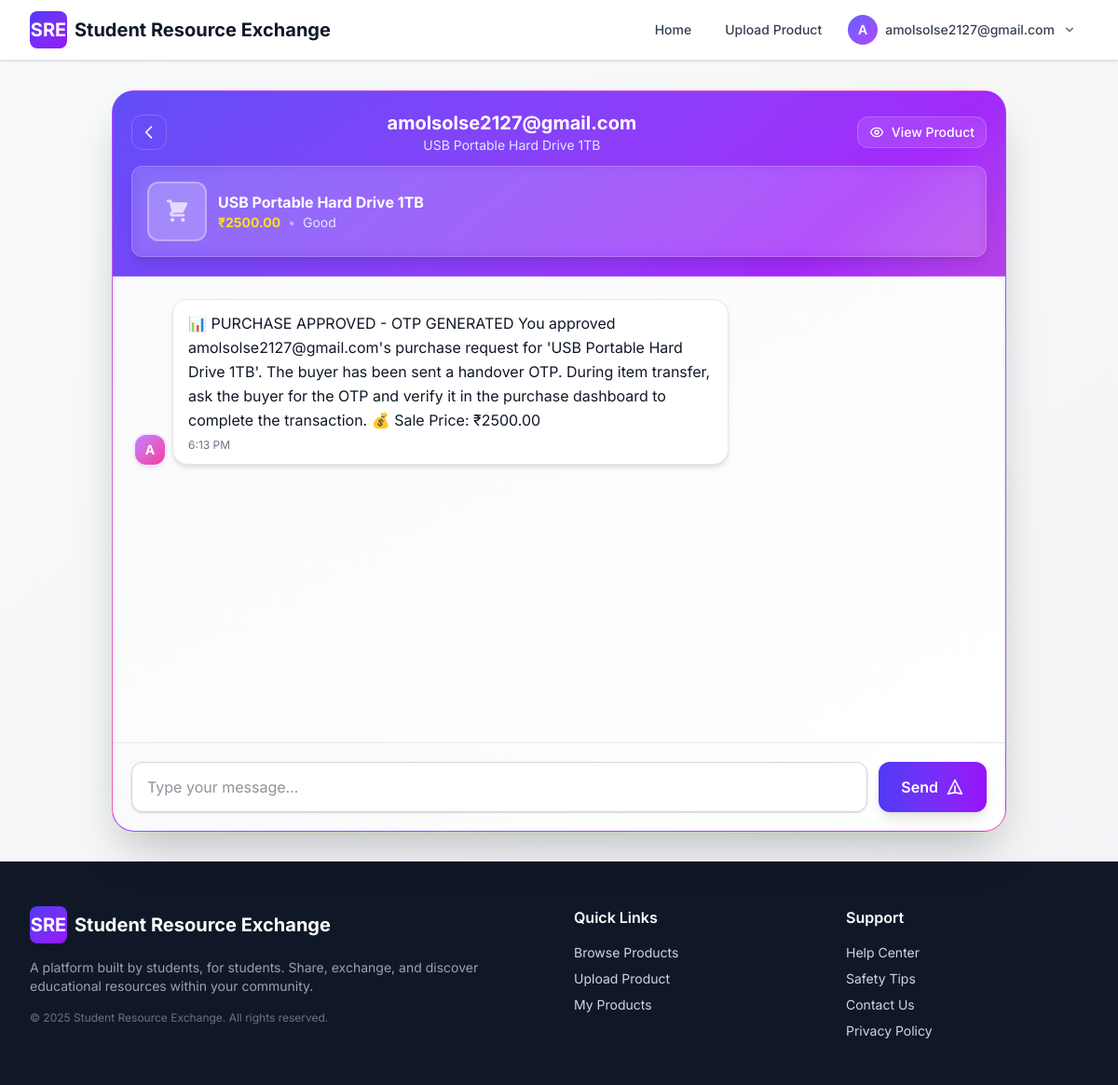
The page /chat/conversation/35/ (signed in) on the database its author committed.
### registration/models.py (models this page shows, shortened)
class User(models.Model):
    id = models.AutoField(primary_key=True)
    email = models.EmailField(unique=True, db_index=True, max_length=255)
    password_hash = models.CharField(max_length=128)
    college_id = models.CharField(max_length=100)
    name = models.CharField(max_length=255, blank=True, null=True)
    college_name = models.CharField(max_length=255, blank=True, null=True)
    university_name = models.CharField(max_length=255, blank=True, null=True)
    rating = models.IntegerField(default=0)
    email_verified = models.BooleanField(default=False)
    is_admin = models.BooleanField(default=False)
    address_line1 = models.CharField(max_length=255, blank=True, null=True)
    address_line2 = models.CharField(max_length=255, blank=True, null=True)
    city = models.CharField(max_length=100, blank=True, null=True)
    state_province = models.CharField(max_length=100, blank=True, null=True)
    zip_postal_code = models.CharField(max_length=20, blank=True, null=True)
    country = models.CharField(max_length=100, blank=True, null=True)
    latitude = models.DecimalField(
        max_digits=9,
        decimal_places=6,
        blank=True,
        null=True,
        validators=[MinValueValidator(-90), MaxValueValidator(90)],
        help_text="Latitude coordinate"
    )
    longitude = models.DecimalField(
        max_digits=9,
        decimal_places=6,
        blank=True,
        null=True,
        validators=[MinValueValidator(-180), MaxValueValidator(180)],
        help_text="Longitude coordinate"
    )
    share_precise_location = models.BooleanField(
        default=False,
        help_text="Share exact location with approved requesters"
    )
    created_at = models.DateTimeField(auto_now_add=True)
    updated_at = models.DateTimeField(auto_now=True)
    class Meta:
        db_table = 'user'
        ordering = ['-created_at']
        indexes = [
            models.Index(fields=['latitude', 'longitude']),
        ]

### products/models.py (models this page shows, shortened)
class Product(models.Model):
    CATEGORY_CHOICES = [
        ('books', 'Books'),
        ('notes', 'Notes'),
        ('electronics', 'Electronics'),
        ('stationery', 'Stationery'),
        ('lab_equipment', 'Lab Equipment'),
        ('other', 'Other'),
    ]
    CONDITION_CHOICES = [
        ('new', 'New'),
        ('like_new', 'Like New'),
        ('good', 'Good'),
        ('fair', 'Fair'),
        ('poor', 'Poor'),
    ]
    LISTING_TYPE_CHOICES = [
        ('sell', 'For Sale'),
        ('lend', 'For Lending'),
        ('both', 'Sale or Lend'),
    ]
    title = models.CharField(max_length=255, help_text="Product name or title")
    description = models.TextField(help_text="Detailed description of the product")
    category = models.CharField(max_length=50, choices=CATEGORY_CHOICES, default='other')
    condition = models.CharField(max_length=20, choices=CONDITION_CHOICES, default='good')
    listing_type = models.CharField(
        max_length=10,
        choices=LISTING_TYPE_CHOICES,
        default='sell',
        help_text="Whether this item is for sale, lending, or both"
    )
    price = models.DecimalField(
        max_digits=10,
        decimal_places=2,
        validators=[MinValueValidator(0.01)],
        help_text="Price in INR (₹) - for selling",
        blank=True,
        null=True
    )
    borrow_price_per_day = models.DecimalField(
        max_digits=10,
        decimal_places=2,
        validators=[MinValueValidator(0.01)],
        help_text="Daily rental price in INR (₹)",
        blank=True,
        null=True
    )
    borrow_deposit = models.DecimalField(
        max_digits=10,
        decimal_places=2,
        validators=[MinValueValidator(0)],
        help_text="Refundable deposit amount in INR (₹)",
        blank=True,
        null=True,
        default=0
    )
    max_borrow_days = models.IntegerField(
        default=30,
        validators=[MinValueValidator(1)],
        help_text="Maximum number of days item can be borrowed"
    )
    is_currently_borrowed = models.BooleanField(
        default=False,
        help_text="Is this item currently borrowed by someone?"
    )
    image1 = models.ImageField(
        upload_to=product_image_upload_path,
        blank=True,
        null=True,
        help_text="Primary product image (required)"
    )
    image2 = models.ImageField(
        upload_to=product_image_upload_path,
        blank=True,
        null=True,
        help_text="Additional image (optional)"
    )
    image3 = models.ImageField(
        upload_to=product_image_upload_path,
        blank=True,
        null=True,
        help_text="Additional image (optional)"
    )
    image4 = models.ImageField(
        upload_to=product_image_upload_path,
        blank=True,
        null=True,
        help_text="Additional image (optional)"
    )
    image5 = models.ImageField(
        upload_to=product_image_upload_path,
        blank=True,
        null=True,
        help_text="Additional image (optional)"
    )
    seller = models.ForeignKey(User, on_delete=models.CASCADE, related_name='products')
    is_available = models.BooleanField(default=True, help_text="Is this product still available?")
    views = models.IntegerField(default=0, editable=False)
    created_at = models.DateTimeField(auto_now_add=True)
    updated_at = models.DateTimeField(auto_now=True)
    class Meta:
        db_table = 'products'
        ordering = ['-created_at']
        verbose_name = 'Product'
        verbose_name_plural = 'Products'

### chat/models.py (models this page shows, shortened)
class Message(models.Model):
    MESSAGE_TYPE_CHOICES = [
        ('regular', 'Regular Message'),
        ('otp_handover', 'Handover OTP'),
        ('otp_return', 'Return OTP'),
        ('system', 'System Notification'),
    ]
    conversation = models.ForeignKey(
        Conversation,
        on_delete=models.CASCADE,
        related_name='messages',
        help_text="The conversation this message belongs to"
    )
    sender = models.ForeignKey(
        User,
        on_delete=models.CASCADE,
        related_name='sent_messages',
        help_text="User who sent the message"
    )
    content = models.TextField(help_text="Message content")
    is_read = models.BooleanField(default=False, help_text="Whether the message has been read")
    is_system_message = models.BooleanField(
        default=False,
        help_text="Whether this is a system-generated message (e.g., OTP)"
    )
    message_type = models.CharField(
        max_length=20,
        choices=MESSAGE_TYPE_CHOICES,
        default='regular',
        help_text="Type of message"
    )
    recipient = models.ForeignKey(
        User,
        on_delete=models.SET_NULL,
        null=True,
        blank=True,
        related_name='received_messages',
        help_text="Intended recipient for system messages (optional)"
    )
    created_at = models.DateTimeField(auto_now_add=True)
    class Meta:
        db_table = 'chat_message'
        ordering = ['created_at']
        indexes = [
            models.Index(fields=['conversation', 'created_at']),
            models.Index(fields=['sender', 'created_at']),
        ]

### chat/views.py (the view)
# urls.py: path('conversation/<int:conversation_id>/', views.chat_detail, name='chat_detail'),
def chat_detail(request, conversation_id):
    if 'user_id' not in request.session:
        return redirect('login:login')
    user_id = request.session['user_id']
    user = get_object_or_404(User, id=user_id)
    conversation = get_object_or_404(
        Conversation.objects.select_related('buyer', 'seller', 'product'),
        id=conversation_id
    )
    if conversation.buyer.id != user.id and conversation.seller.id != user.id:
        return redirect('chat:conversation_list')
    updated_count = Message.objects.filter(
        conversation=conversation
    ).exclude(sender=user).filter(is_read=False).update(is_read=True)
    if updated_count > 0:
        cache_key = f'unread_message_count_{user.id}'
        cache.delete(cache_key)
    messages = conversation.messages.select_related('sender').order_by('created_at')
    last_message_id = messages.last().id if messages.exists() else 0
    other_user = conversation.seller if conversation.buyer.id == user.id else conversation.buyer
    context = {
        'conversation': conversation,
        'messages': messages,
        'user': user,
        'other_user': other_user,
        'product': conversation.product,
        'last_message_id': last_message_id,
    }
    return render(request, 'chat/chat_detail.html', context)

### chat/templates/chat/chat_detail.html (shortened to what this page needs)
{% extends 'base.html' %}
{% block content %}
<div class="min-h-screen bg-gradient-to-br from-gray-50 to-gray-100 py-3 sm:py-6 md:py-8">
    <div class="max-w-5xl mx-auto px-2 sm:px-4 lg:px-8">
        <div class="bg-gradient-to-br from-indigo-600 via-purple-600 to-pink-500 rounded-2xl sm:rounded-3xl shadow-2xl overflow-hidden backdrop-blur-sm border border-white/20">
            <div class="bg-white/10 backdrop-blur-md border-b border-white/20 p-3 sm:p-4 md:p-5">
                <div class="flex items-center justify-between gap-2 sm:gap-3">
                    <a href="{% url 'chat:conversation_list' %}"
                       class="p-1.5 sm:p-2 hover:bg-white/10 rounded-xl transition-all border border-white/20 flex-shrink-0">
                        <svg class="w-4 h-4 sm:w-5 sm:h-5 text-white" fill="none" stroke="currentColor" viewBox="0 0 24 24">
                            <path stroke-linecap="round" stroke-linejoin="round" stroke-width="2" d="M15 19l-7-7 7-7"/>
                        </svg>
                    </a>
                    <div class="flex-1 min-w-0 text-center">
                        <h2 class="text-base sm:text-lg md:text-xl font-bold text-white truncate">
                            {{ other_user.name|default:other_user.email }}
                        </h2>
                        <p class="text-xs sm:text-sm text-indigo-100">{{ product.title }}</p>
                    </div>
                    <a href="{% url 'products:product_detail' product.id %}"
                       class="hidden sm:flex items-center gap-2 px-3 py-1.5 bg-white/10 hover:bg-white/20 rounded-xl transition-all border border-white/20 text-white text-sm font-medium">
                        <span>View Product</span>
                    </a>
                </div>
                <div class="mt-3 p-3 sm:p-4 bg-white/10 backdrop-blur-sm rounded-xl border border-white/20 shadow-lg">
                    <div class="flex items-center gap-2 sm:gap-3">
                        {% if product.image1 %}
                        <img src="{{ product.image1.url }}" alt="{{ product.title }}"
                             class="w-12 h-12 sm:w-14 sm:h-14 md:w-16 md:h-16 object-cover rounded-xl border-2 border-white/30 shadow-md">
                        {% else %}
                        <div class="w-12 h-12 sm:w-14 sm:h-14 md:w-16 md:h-16 bg-white/20 rounded-xl flex items-center justify-center border-2 border-white/30">
                        </div>
                        {% endif %}
                        <div class="flex-1 min-w-0">
                            <h3 class="font-bold text-white truncate text-sm sm:text-base">{{ product.title }}</h3>
                            <div class="flex items-center gap-2 text-xs sm:text-sm">
                                {% if product.price %}
                                    <span class="font-bold text-yellow-300">₹{{ product.price }}</span>
                                {% elif product.borrow_price_per_day %}
                                    <span class="font-bold text-green-300">₹{{ product.borrow_price_per_day }}/day</span>
                                {% else %}
                                    <span class="text-white/50">-</span>
                                {% endif %}
                                <span class="text-white/50">•</span>
                                <span class="text-indigo-100">{{ product.get_condition_display }}</span>
                            </div>
                        </div>
                    </div>
                </div>
            </div>
            <div id="messages-container" class="h-[400px] sm:h-[450px] md:h-[500px] overflow-y-auto p-3 sm:p-4 md:p-6 space-y-2 sm:space-y-3 md:space-y-4 bg-gradient-to-br from-gray-50 to-white scroll-smooth custom-scrollbar" style="scroll-behavior: smooth; -webkit-overflow-scrolling: touch;">
                {% if messages %}
                    {% for message in messages %}
                    {% if message.is_system_message %}
                        {% if message.message_type == 'otp_handover' or message.message_type == 'otp_return' %}
                            {% if message.recipient and message.recipient.id == user.id %}
                            {% include "chat/_message_bubble.html" with message=message user=user %}
                            {% endif %}
                        {% else %}
                            {% include "chat/_message_bubble.html" with message=message user=user %}
                        {% endif %}
                    {% else %}
                        {% include "chat/_message_bubble.html" with message=message user=user %}
                    {% endif %}
                    {% endfor %}
                {% endif %}
            </div>
            <div class="border-t border-gray-200 p-3 sm:p-4 md:p-5 bg-gradient-to-r from-gray-50 to-white sticky bottom-0 shadow-lg">
                <form id="message-form" class="flex gap-2 sm:gap-3">
                    <input type="text"
                           id="message-input"
                           name="content"
                           placeholder="Type your message..."
                           class="flex-1 min-w-0 px-3 py-2.5 sm:px-4 sm:py-3 md:py-3.5 border border-gray-300 rounded-xl focus:ring-2 focus:ring-indigo-500 focus:border-indigo-500 outline-none transition-all text-sm sm:text-base shadow-sm hover:shadow-md bg-white"
                           autocomplete="off"
                           required>
                    <button type="submit"
                            class="px-4 sm:px-6 py-2.5 sm:py-3 bg-gradient-to-r from-indigo-600 to-purple-600 text-white font-semibold rounded-xl hover:from-indigo-700 hover:to-purple-700 transition-all flex items-center gap-2 disabled:opacity-50 disabled:cursor-not-allowed shadow-lg hover:shadow-xl hover:-translate-y-0.5"
                            id="send-button">
                        <span class="hidden sm:inline">Send</span>
                        <svg class="w-5 h-5" fill="none" stroke="currentColor" viewBox="0 0 24 24">
                            <path stroke-linecap="round" stroke-linejoin="round" stroke-width="2" d="M12 19l9 2-9-18-9 18 9-2zm0 0v-8"/>
                        </svg>
                    </button>
                </form>
            </div>
        </div>
    </div>
</div>
{% endblock %}

### chat/templates/chat/_message_bubble.html (shortened to what this page needs)
<div class="flex {% if message.sender.id == user.id %}justify-end{% else %}justify-start{% endif %} animate-fadeIn" data-message-id="{{ message.id }}">
    <div class="flex items-end gap-1.5 sm:gap-2 max-w-[90%] sm:max-w-[85%] md:max-w-[70%]">
        {% if message.sender.id != user.id %}
        <div class="w-7 h-7 sm:w-8 sm:h-8 bg-gradient-to-br from-purple-400 to-pink-500 rounded-xl flex items-center justify-center text-white font-bold text-xs sm:text-sm flex-shrink-0 shadow-md ring-2 ring-purple-100">
            {{ message.sender.name|default:message.sender.email|slice:":1"|upper }}
        </div>
        {% endif %}
        <div class="group relative">
            <div class="{% if message.sender.id == user.id %}bg-gradient-to-r from-indigo-600 to-purple-600 text-white shadow-lg{% else %}bg-white text-gray-900 border border-gray-200 shadow-md{% endif %} rounded-2xl px-3.5 py-2.5 sm:px-4 sm:py-3 transition-all hover:shadow-xl">
                <p class="text-sm sm:text-base break-words leading-relaxed">{{ message.content }}</p>
                <div class="flex items-center gap-1 mt-1.5">
                    <p class="text-xs {% if message.sender.id == user.id %}text-indigo-100{% else %}text-gray-500{% endif %}">
                        {{ message.created_at|date:"g:i A" }}
                    </p>
                </div>
            </div>
        </div>
    </div>
</div>

### rows shown on the page
User: name "amolsolse2127@gmail.com"
Product: title "USB Portable Hard Drive 1TB", price "2500.00", condition "Good"
Message: sender.name "A", content "📊 PURCHASE APPROVED - OTP GENERATED You approved amolsolse2127@gmail.com's purchase request for 'USB Portable Hard Drive 1TB'. The buyer has been sent a handover OTP. During item transfer, ask the buyer for the OTP and verify it in the purchase dashboard to complete the transaction. 💰 Sale Price: ₹2500.00", created_at "6:13 PM"

### other values the page prints
{{ request.session.user_name.0|upper }} "A"
{{ request.session.user_name }} "amolsolse2127@gmail.com"
